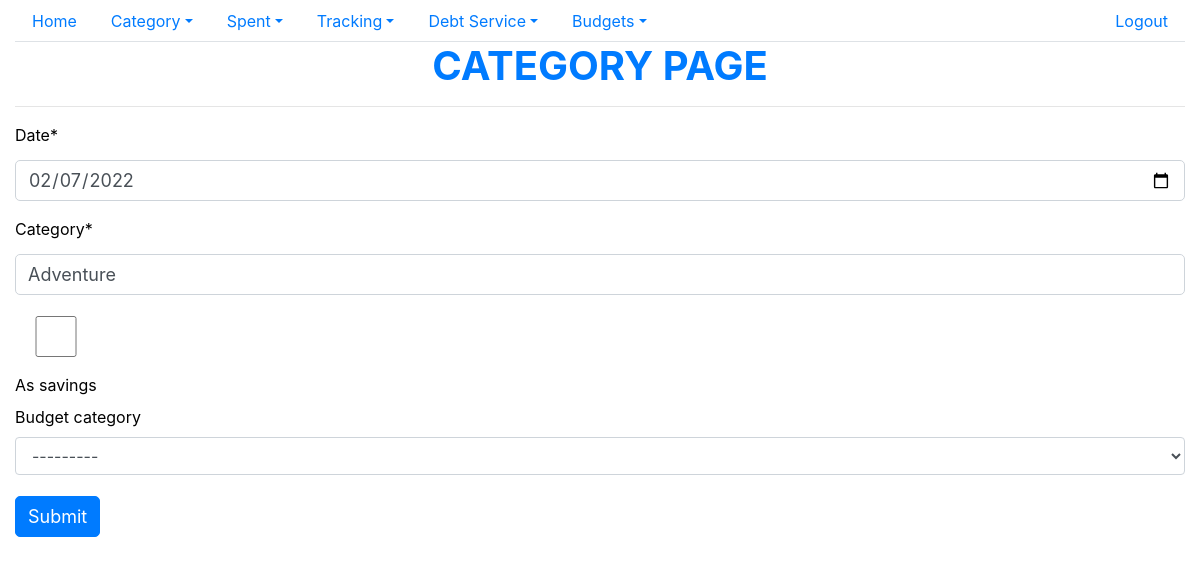
The page /updatecategory/30 (signed in) on the database its author committed.
### spent/models.py (models this page shows, shortened)
class Category(models.Model):
    date = models.DateField()
    category = models.CharField(max_length=32)
    as_savings=models.BooleanField(default=False)
    budget_category = models.ForeignKey(BudgetClassItem,on_delete=models.RESTRICT,blank=True,null=True)
    voided = models.IntegerField(default=0)
    user_id = models.ForeignKey(settings.AUTH_USER_MODEL, on_delete=models.CASCADE)
    date_created = models.DateTimeField(auto_now_add=True)
    date_updated = models.DateTimeField(auto_now=True)
    class Meta:
        ordering =["category"]

### spent/views.py (the view, shortened to what this page needs)
# urls.py: path('updatecategory/<int:id>',views.UpdateCategoryView.as_view(),name='update_category'),
class UpdateCategoryView(LoginRequiredMixin,View):
    template_name = "spent/category_page.html"
    model= Category
    success_url="/"
    pk_url_kwarg = "pk"
    fields=['date','category','as_savings','budget_category']
    login_url = settings.LOGIN_URL
    def get(self,request,id):
        user = User.objects.get(username=self.request.user)
        user_id =user.id
        category = Category.objects.get(pk=id)
        form = CategoryForm(user,instance=category)
        return render(request, self.template_name, {'form': form})

### spent/forms.py
class CategoryForm(forms.ModelForm):
    def __init__(self,user,*args,**kwargs):
        super(CategoryForm, self).__init__(*args, **kwargs)
        self.fields['budget_category'].queryset = BudgetClassItem.objects.filter(user_id=user, voided=0)
    class Meta:
        model =Category
        fields =['date','category','as_savings','budget_category']
        widgets = {
            'date': forms.TextInput(attrs={'type': 'date','value':tz.now().date(),'class':'form-group form-control'}),
            'category':forms.TextInput(attrs={'class':'form-group form-control'}),
            'as_savings':forms.CheckboxInput(attrs={'class':'form-group form-control'}),
            'budget_category':forms.Select(attrs={'class':'form-group form-control'})
        }

### spent/models.py (called while the page is built)
    def __str__(self):
        return self.name

### spent/templates/spent/category_page.html (shortened to what this page needs)
{% extends "base.html" %}
{%block content %}
<h1 class="text-center text-primary font-weight-bold">CATEGORY PAGE</h1>
<hr/>
{% load crispy_forms_tags %}
<form action="" method="post">
  {{ form |crispy }}
    <button type="submit" class="btn btn-primary">Submit</button>
</form>
{% endblock content %}

### static/spent/main.css (style rules this page uses)
body { color: #000; overflow-x: hidden; height: 100%; background-repeat: no-repeat; background-size: 100% 100% }
input, textarea, button { padding: 8px 15px; border-radius: 5px !important; margin: 5px 0px; box-sizing: border-box; border: 1px solid #ccc; font-size: 18px !important; font-weight: 300 }

### rows shown on the page
Category: date "02/07/2022", category "Adventure", budget_category "---------"
